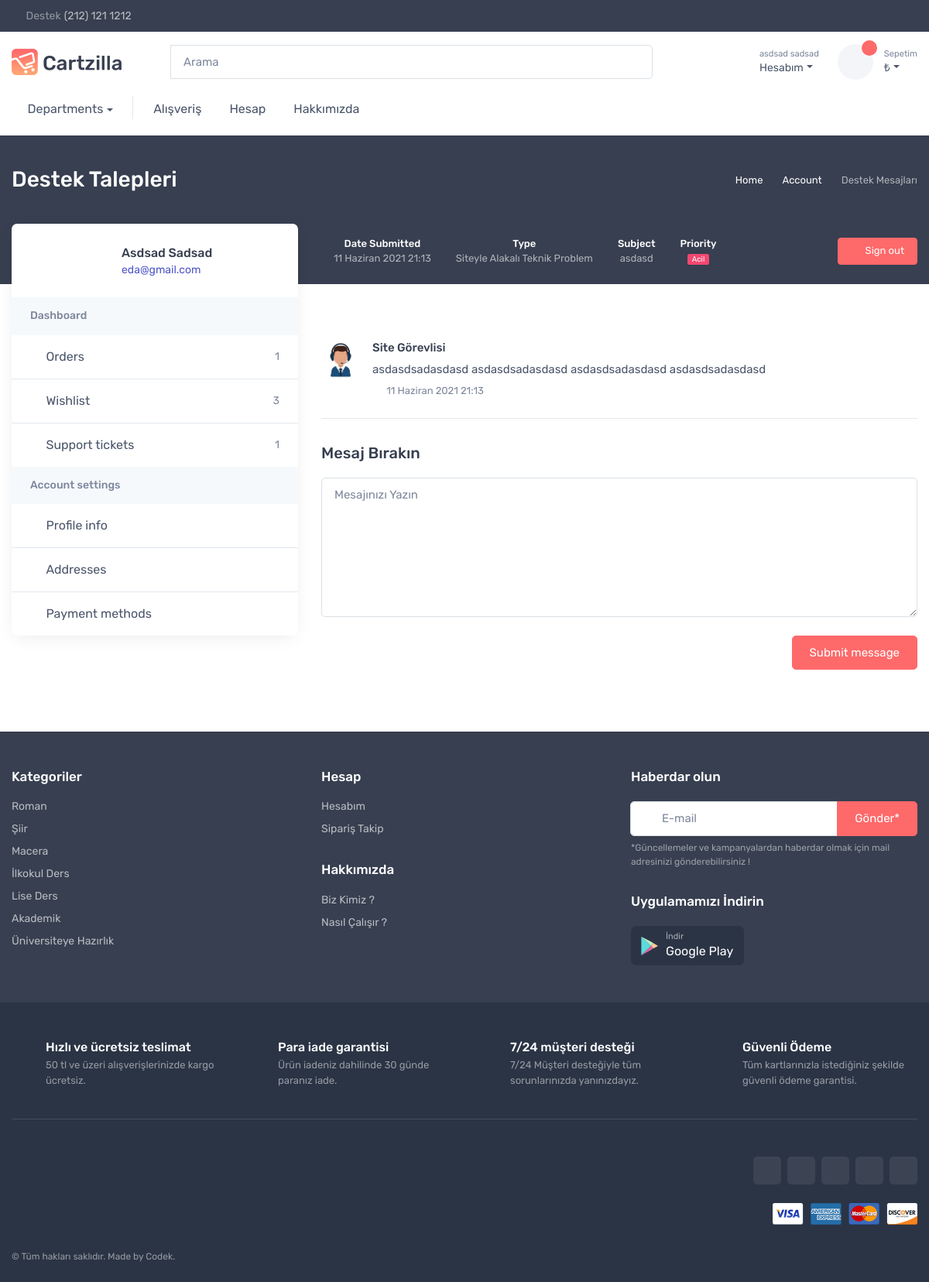
/kullanici/destek/talep/1/ (signed in), run on the app's committed database.
### kullanici/models.py (models this page shows, shortened)
class User(AbstractUser):
    first_name = models.CharField(_('first name'), max_length=150, blank=True,validators=[name_validator])
    last_name = models.CharField(_('last name'), max_length=150, blank=True,validators=[name_validator])
    email = models.EmailField(_('email address'), blank=True,validators=[email_validator],unique=True)
    password = models.CharField(_('password'), max_length=128,validators=[pass_validator])
    adres = models.TextField(max_length=500, blank=False)
    il = models.CharField(max_length=40, blank=False,validators=[])
    ilce = models.CharField(max_length=40, blank=False,validators=[])
    phone = models.CharField( max_length=12,validators=[phone_validator],unique=True)

### direct/models.py (models this page shows, shortened)
class ChatModel(models.Model):
    message_type = models.CharField(max_length=100)
    user = models.ForeignKey(User,on_delete=models.CASCADE)
    priority = models.CharField(max_length=100)
    subject = models.CharField(max_length=150,validators=[val_subject])
    first_message = models.CharField(max_length=250,validators=[val_message])
    created_time = models.DateTimeField(auto_now_add=True)

class Message(models.Model):
    chat = models.ForeignKey(ChatModel,on_delete=models.CASCADE)
    msg_text = models.CharField(max_length=250,validators=[val_message])
    is_staff = models.BooleanField(default=False)
    message_time = models.DateTimeField(auto_now_add=True)
    class Meta:
        ordering = ['message_time']

### kullanici/views.py (the view, shortened to what this page needs)
# urls.py: path("destek/talep/<int:id>/",SingleTicketView,name="single-ticket"),
@login_required(login_url=reverse_lazy('login'))
def SingleTicketView(request,id):
    try:
        chat = ChatModel.objects.get(id=id)
        mesajlar = Message.objects.filter(chat=chat)
    except:
        messages.success(request,"Destek Talebi Bulunamıyor. Yeni Bir Talep Oluşturabilirsiniz.",extra_tags="danger")
        return HttpResponseRedirect(reverse_lazy("destek"))
    if chat.user != request.user:
        return HttpResponseForbidden()
    mesaj_form = CreateMessageForm(request.POST or None)
    return render(request,"kullanici/profile/single-ticket.html",context={
        "chat":chat,"mesajlar":mesajlar,"mesaj_form":mesaj_form
    })

### direct/forms.py
class CreateMessageForm(forms.ModelForm):
    msg_text = forms.CharField(label="Mesajınız", widget=forms.Textarea())
    class Meta:
        model = Message
        fields = ('msg_text',)
    def __init__(self,*args,**kwargs):
        super(CreateMessageForm,self).__init__(*args,**kwargs)
        self.fields["msg_text"].widget.attrs["rows"] = 7
        self.fields["msg_text"].widget.attrs["class"] = "form-control"
        self.fields["msg_text"].widget.attrs["placeholder"] = "Mesajınızı Yazın"

### templates/kullanici/profile/single-ticket.html (shortened to what this page needs)
{% extends 'kullanici/profile/profile_base.html' %}
{% load static %}
{% block profile_body %}
{% for mesaj in mesajlar %}
{% if mesaj.is_staff == True %}
<div class="d-flex align-items-start py-4 border-bottom mt-4"><img class="rounded-circle" src="{% static 'img/about/helpdesk-avatar.jpg' %}" width="50" alt="Michael Davis">
            <div class="ps-3">
              <h6 class="fs-md mb-2">Site Görevlisi</h6>
              <p class="fs-md mb-1">{{ mesaj.msg_text }}</p><span class="fs-ms text-muted"><i class="ci-time align-middle me-2"></i>{{ mesaj.message_time }}</span>
            </div>
</div>
                {% endif %}
{% endfor %}
<h3 class="h5 mt-2 pt-4 pb-2">Mesaj Bırakın</h3>
          <form class="needs-validation" action="{% url 'single-ticket' chat.id %}" method="POST" novalidate>
            <div class="mb-3">
              {% for field in mesaj_form %}
                    {{ field }}
                    {% endfor %}
            </div>
            <div class="d-flex flex-wrap justify-content-between align-items-center">
              <div class="form-check">
              </div>
              <button class="btn btn-primary my-2" type="submit">Submit message</button>
            </div>
          </form>
{% endblock %}
{% block profil_navigation %}
Destek Mesajları
{% endblock %}
{% block ust_icerik %}
 <div class="d-flex w-100 text-light text-center me-3">
              <div class="fs-ms px-3">
                <div class="fw-medium">Date Submitted</div>
                <div class="opacity-60">{{ chat.created_time }}</div>
              </div>
              <div class="fs-ms px-3">
                <div class="fw-medium">Type</div>
                <div class="opacity-60">{{ chat.message_type }}</div>
              </div>
                <div class="fs-ms px-3">
                <div class="fw-medium">Subject</div>
                <div class="opacity-60">{{ chat.subject }}</div>
              </div>
              <div class="fs-ms px-3">
                <div class="fw-medium">Priority</div><span class="badge bg-{{ chat.priority }}">
                     {% if chat.priority == 'danger' %}
                        Acil
                      {% elif chat.priority == 'warning' %}
                        Yüksek
                      {% elif chat.priority == 'info' %}
                        Orta
                    {% elif chat.priority == 'success' %}
                      Düşük
                    {% endif %}
              </span>
              </div>
            </div>
{% endblock %}
{% block baslik %}
Destek Talepleri
{% endblock %}

### templates/kullanici/profile/profile_base.html (shortened to what this page needs)
 {% extends 'base/base.html' %}
 {% load static %}
{% block css %}
 <link rel="stylesheet" media="screen" href="{% static 'css/kullanici/profile.css' %}">
 {% endblock %}
 {% block body %}
    <div class="page-title-overlap bg-dark pt-4">
      <div class="container d-lg-flex justify-content-between py-2 py-lg-3">
        <div class="order-lg-2 mb-3 mb-lg-0 pt-lg-2">
          <nav aria-label="breadcrumb">
            <ol class="breadcrumb breadcrumb-light flex-lg-nowrap justify-content-center justify-content-lg-start">
              <li class="breadcrumb-item"><a class="text-nowrap" href="index.html"><i class="ci-home"></i>Home</a></li>
              <li class="breadcrumb-item text-nowrap"><a href="#">Account</a>
              </li>
              <li class="breadcrumb-item text-nowrap active" aria-current="page">{% block profil_navigation %} Profile info {% endblock %}</li>
            </ol>
          </nav>
        </div>
        <div class="order-lg-1 pe-lg-4 text-center text-lg-start">
          <h1 class="h3 text-light mb-0">
            {% block baslik %}{% endblock %}</h1>
        </div>
      </div>
    </div>
    <div class="container pb-5 mb-2 mb-md-4">
      <div class="row">
        <aside class="col-lg-4 pt-4 pt-lg-0 pe-xl-5">
          <div class="bg-white rounded-3 shadow-lg pt-1 mb-5 mb-lg-0">
            <div class="d-md-flex justify-content-between align-items-center text-center text-md-start p-4">
              <div class="d-md-flex align-items-center">
                <div class=" rounded-circle position-relative flex-shrink-0 mx-auto mb-2 mx-md-0 mb-md-0" style="width: 6.375rem;">
                  {% if request.user.profile.image != 'default.jpg' %}
                </div>
                  {% else %}
                  <p class="" id="profileImage" style="background-color:{{ request.user.profile.bg_color }}" ><span class="text text-center">{{ request.user.first_name.0}}{{request.user.last_name.0}}</span></p></div>
                  {% endif %}
                <div class="ps-md-3">
                  <h3 class="fs-base mb-0">{{ request.user.first_name|title }} {{ request.user.last_name|title }}</h3><span class="text-accent fs-sm">{{ request.user.email }}</span>
                </div>
              </div><a class="btn btn-primary d-lg-none mb-2 mt-3 mt-md-0" href="#account-menu" data-bs-toggle="collapse" aria-expanded="false">Account menu</a>
            </div>
            <div class="d-lg-block collapse" id="account-menu">
              <div class="bg-secondary px-4 py-3">
                <h3 class="fs-sm mb-0 text-muted">Dashboard</h3>
              </div>
              {% url 'destek' as destek %}
              {% url 'profile' as profile %}
              <ul class="list-unstyled mb-0">
                <li class="border-bottom mb-0"><a class="nav-link-style d-flex align-items-center px-4 py-3" href="account-orders.html"><i class="ci-bag opacity-60 me-2"></i>Orders<span class="fs-sm text-muted ms-auto">1</span></a></li>
                <li class="border-bottom mb-0"><a class="nav-link-style d-flex align-items-center px-4 py-3" href="account-wishlist.html"><i class="ci-heart opacity-60 me-2"></i>Wishlist<span class="fs-sm text-muted ms-auto">3</span></a></li>
                <li class="mb-0"><a  {% if request.path == destek %} class= "nav-link-style d-flex align-items-center px-4 py-3 active " {% else %} class= "nav-link-style d-flex align-items-center px-4 py-3" {% endif %} href="{% url 'destek' %}"><i class="ci-help opacity-60 me-2"></i>Support tickets<span class="fs-sm text-muted ms-auto">1</span></a></li>
              </ul>
              <div class="bg-secondary px-4 py-3">
                <h3 class="fs-sm mb-0 text-muted">Account settings</h3>
              </div>
              <ul class="list-unstyled mb-0">
                <li class="border-bottom mb-0"><a {% if request.path == profile %} class= "nav-link-style d-flex align-items-center px-4 py-3 active "   {% else %} class= "nav-link-style d-flex align-items-center px-4 py-3 " {% endif %} href="{% url 'profile' %}"><i class="ci-user opacity-60 me-2"></i>Profile info</a></li>
                <li class="border-bottom mb-0"><a class="nav-link-style d-flex align-items-center px-4 py-3" href="account-address.html"><i class="ci-location opacity-60 me-2"></i>Addresses</a></li>
                <li class="mb-0"><a class="nav-link-style d-flex align-items-center px-4 py-3" href="account-payment.html"><i class="ci-card opacity-60 me-2"></i>Payment methods</a></li>
              </ul>
            </div>
          </div>
        </aside>
        <section class="col-lg-8">
          <div class="d-none d-lg-flex justify-content-between align-items-center pt-lg-3 pb-4 pb-lg-5 mb-lg-3">
          {% block ust_icerik %}  {% endblock %}<a class="btn btn-primary btn-sm" href="{% url 'logout' %}"><i class="ci-sign-out me-2"></i>Sign out</a>
          </div>
              {% block profile_body %}{% endblock %}
        </section>
      </div>
    </div>
 {% endblock %}

### templates/base/navbar_profil.html (shortened to what this page needs)
{% load static %}
<div class="dropdown">
                    <a class="navbar-tool ms-1 ms-lg-0 me-n1 me-lg-2 " href="{% url 'login' %}" data-bs-toggle="dropdown">
                <div class="navbar-tool-icon-box"><i class="navbar-tool-icon ci-user"></i></div>
                 <div class="navbar-tool-text ms-n3"><small>{% if user.is_authenticated %} {{user.first_name}} {{user.last_name}} {% else %} Giriş Yapın {% endif %} </small>Hesabım</div></a>
                </div>

### data on the page
User: first_name "asdsad", last_name "sadsad", user.first_name "Asdsad", user.last_name "Sadsad", user.email "eda@gmail.com"
ChatModel: created_time "11 Haziran 2021 21:13", message_type "Siteyle Alakalı Teknik Problem", subject "asdasd"
Message: is_staff True (drawn), msg_text "asdasdsadasdasd asdasdsadasdasd asdasdsadasdasd asdasdsadasdasd", message_time "11 Haziran 2021 21:13"
